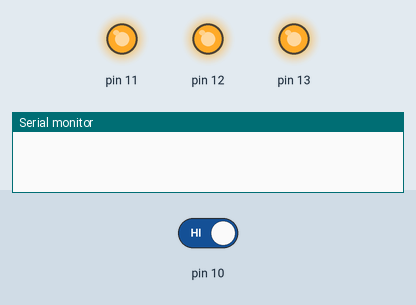
Bench run of a sketch on a simulated Arduino Uno, built with avr-gcc and run on an emulated ATmega328P. Parts: output pins drawn as LEDs (lit = HIGH), the last lines printed to the serial monitor. The inputs (shaded band) are chosen by the test bench; at power-on: pin 10 HIGH.

Above: at 2.8 s.
2.9 s: pin 10 driven LOW
At 3.3 s:
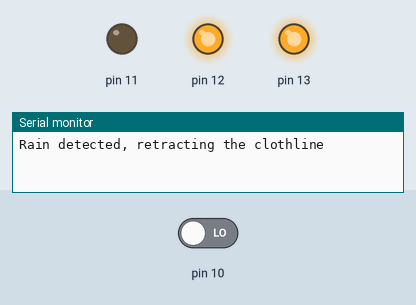
7.0 s: pin 10 driven HIGH
At 8.3 s:
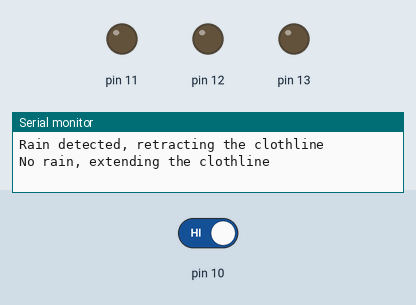
Timing chart, 0 to 12.5 s (numbered marks = the images above; inputs shaded):
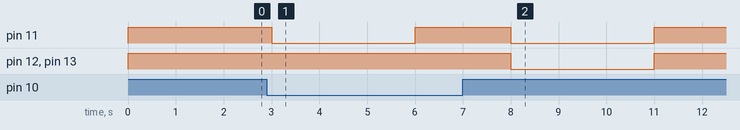

The sketch:

ClothMATE-code.ino
```cpp
int TIME = 3000; // change


int ON = LOW;
int OFF = HIGH;
int n = 1;


void setup() {

  pinMode(13, OUTPUT);
  pinMode(12, OUTPUT);
  pinMode(11, OUTPUT);
  pinMode(10, INPUT);
  pinMode(2, INPUT_PULLUP);

  Serial.begin(9600);
  digitalWrite(13, OFF);
  digitalWrite(12, OFF);
  digitalWrite(11, OFF);


}

void loop() {
  int rain = digitalRead(10);


              if (rain == LOW &&  n ==1 ) {
                 Serial.println("Rain detected, retracting the clothline");
                digitalWrite(11,ON);
                delay(TIME);
                digitalWrite(11,OFF);
                delay(1000);
                n = 0 ;

                } else if(  rain == HIGH &&  n == 0){
                Serial.println("No rain, extending the clothline");
                digitalWrite(13,ON);
                digitalWrite(12,ON);
                digitalWrite(11,ON);
                delay(TIME);
                digitalWrite(11,OFF);
                digitalWrite(12,OFF);
                digitalWrite(13,OFF);
                delay(1000);
                n = 1;
                }

                delay(1000);


}
```

Measured:
- after the input at 2.9 s, pin 11: HIGH → LOW after 0.10 s, → HIGH 3.0 s later
- after the input at 7.0 s, pin 11–13: HIGH → LOW after 1.0 s, → HIGH 3.0 s later
